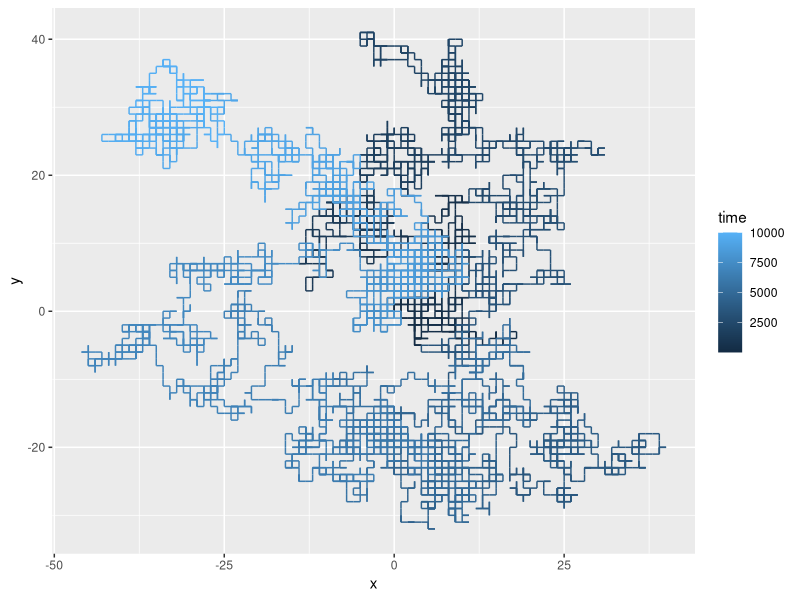

This figure's R source:
library(tidyverse)

random_walk <- function(time = 10000) {
  walk <- (1:time)
  
  x <- vector("integer", length = length(walk))
  y <- vector("integer", length = length(walk))
  
  random_direction <- function(a) {
    return <- vector("character", length = length(a))
    index <- 1
    
    for (value in a) {
      return[index] <- switch(value, "up", "down", "left", "right", "stay")
      index <- index + 1
    }
    return
  }
  
  walk <- cbind(walk, x, y) %>% 
    as.tibble() %>% 
    mutate(random = floor(runif(time) * 5) + 1)
  
  walk$direction <- random_direction(walk$random)
  
  for (i in seq_along(1:(time-1))) {
    if (walk$direction[i + 1] %in% c("right", "left")) {
      walk$x[i + 1] <- if_else(walk$direction[i + 1] == "left", walk$x[i] - 1, walk$x[i] + 1)
      walk$y[i + 1] <- walk$y[i]
    } else if (walk$direction[i + 1] %in% c("up", "down")) {
      walk$y[i + 1] <- if_else(walk$direction[i + 1] == "down", walk$y[i] - 1, walk$y[i] + 1)
      walk$x[i + 1] <- walk$x[i]
    } else {
      walk$x[i + 1] <- walk$x[i]
      walk$y[i + 1] <- walk$y[i]
    }
  }
  walk <- walk %>% 
    plyr::rename(replace = c(walk = "time"))
  
  plot <- ggplot(walk, aes(x, y, color = time)) +
    geom_path()
  
  print(plot)
}

# TODO: use 0-2pi for random number, use that as angle for sin and cos to get x and y

random_walk()
  